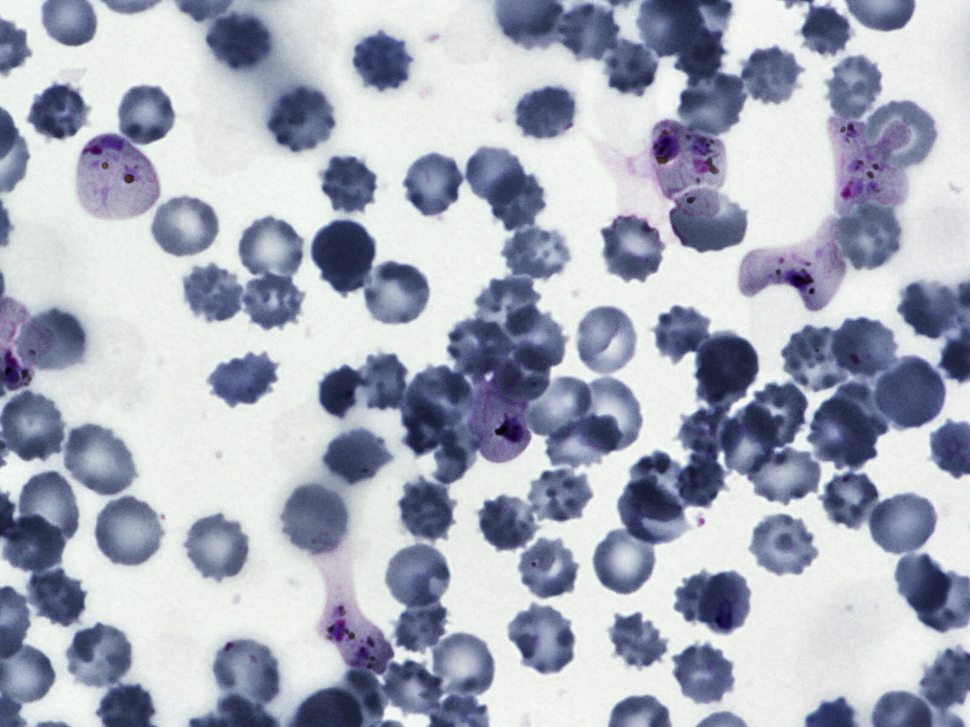
#> input picture a9159b11-ba49-4885-902e-00c8d5095b98.png, 970 x 727 px, shrunk from 1600 x 1200 before the run
$ jupyter execute gaussian_mask_generate.ipynb
#> lines starting #> are read from the running program, lines starting #| are printed output that depends on the picture; after the words box and inside, x2 and y2 are one past the last pixel; in counts of white or black regions, pixels touching at a corner belong together
#> further down, I is the input picture: shape (727, 970, 3); mean B, G, R 188.7, 174.5, 169.6
[cell 1]
import cv2
import matplotlib.pyplot as plt
import numpy as np
def gaussian_mask_generate(I, k, grey_area, ksize=(23, 23), std=13):
#> called with k = 1, ksize = (55, 55), std = 55
    blurred_img = cv2.GaussianBlur(I, ksize, std)
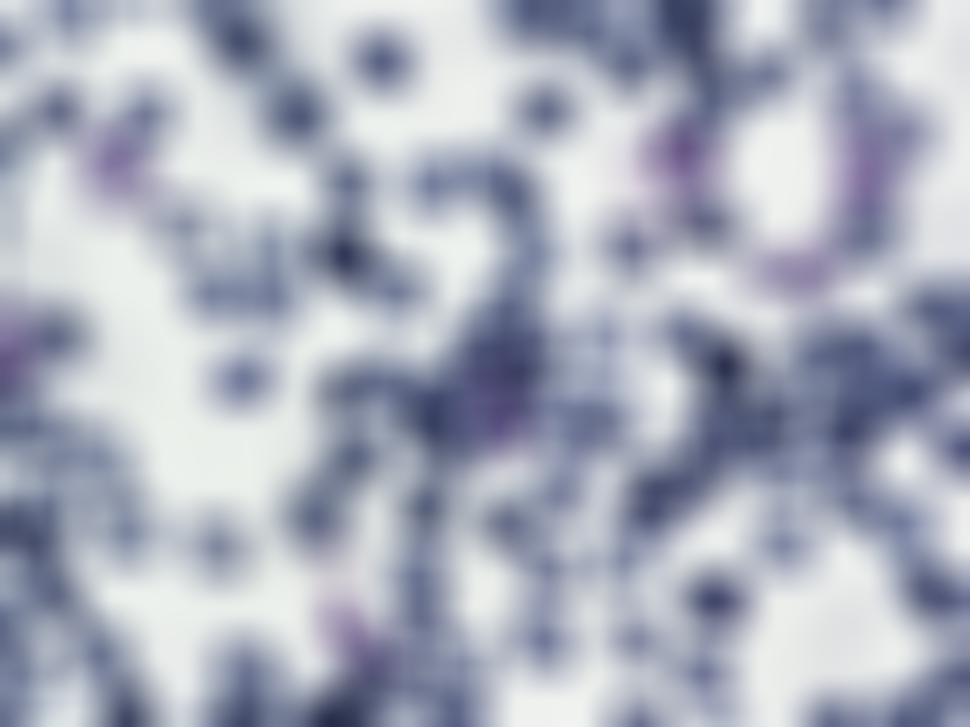
#> blurred_img: shape (727, 970, 3); mean B, G, R 188.7, 174.6, 169.6
    shape1=I.shape[0]//(2**k)
#> shape1 = 363
    shape2=I.shape[1]//(2**k)
#> shape2 = 485
    mask = np.zeros(I.shape, dtype=np.uint8)
    for i in range(len(grey_area)):
        row=grey_area[i]//(2**k)
        col=grey_area[i]-row*(2**k)
        if col==0:
            col=2**k
        col-=1
        startr=row*shape1;endr=(row+1)*shape1
        startc=col*shape2;endc=(col+1)*shape2
        mask[startr:endr,startc:endc,:]=[255, 255, 255]
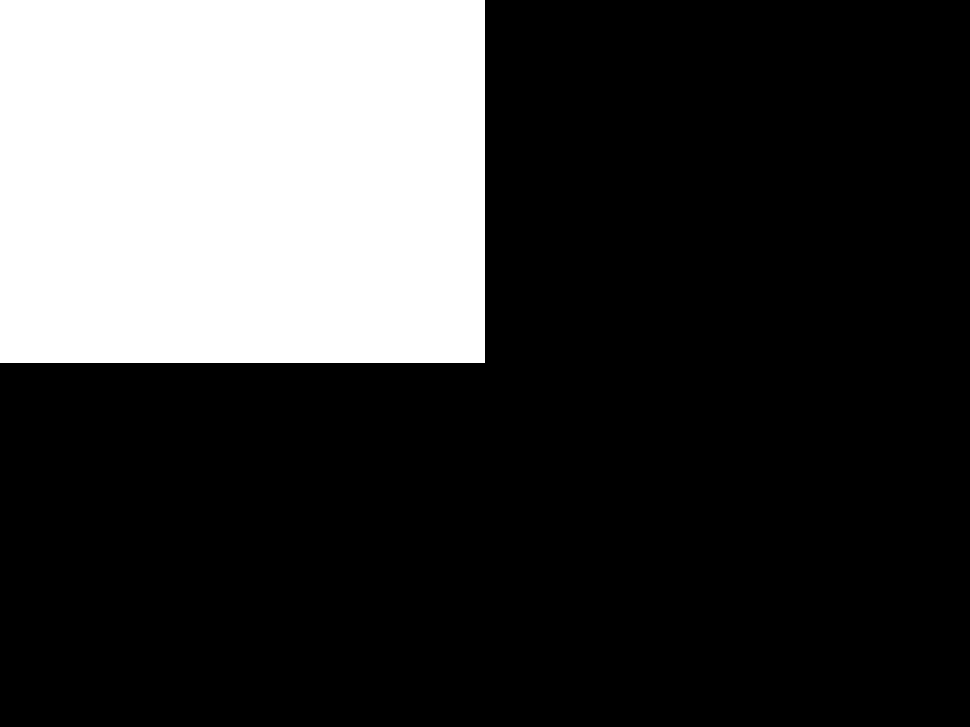
#> mask: shape (727, 970, 3); 25% white; 1 white region, box (x1, y1, x2, y2) and area: (0, 0, 485, 363) 176055
    out = np.where(mask!=np.array([255, 255, 255]), I, blurred_img)
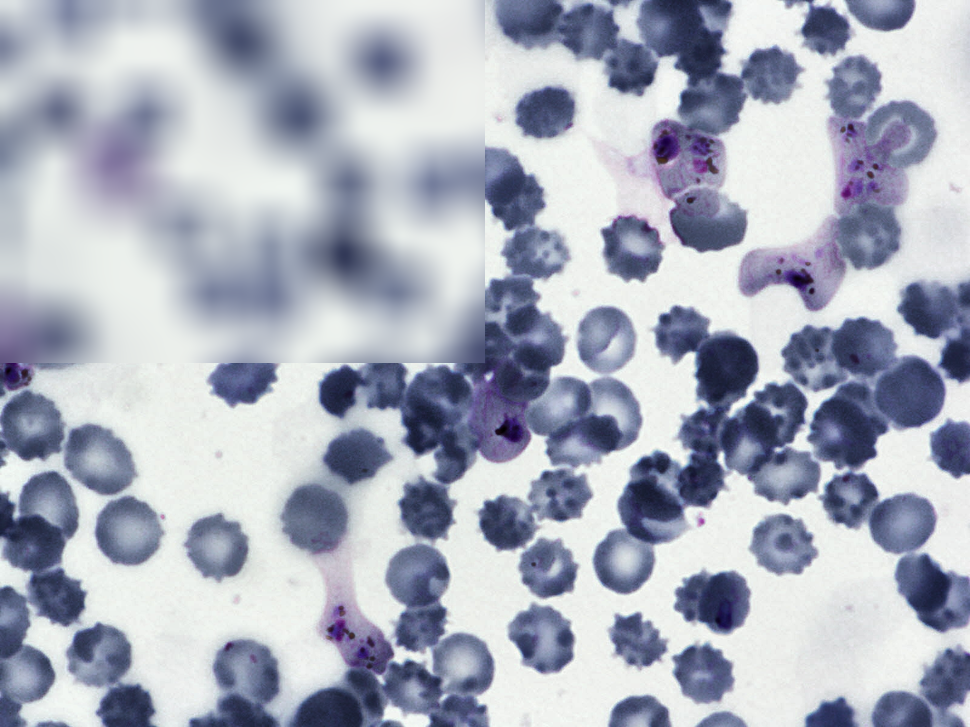
#> out: shape (727, 970, 3); mean of channels 0, 1, 2 188.6, 174.3, 169.4; drawn as B, G, R
    return out

if __name__ == "__main__":
    k=1     ### 2^(2*k)
    grey_area = [1]  ###block number
    I=cv2.imread('./a9159b11-ba49-4885-902e-00c8d5095b98.png')   ###path
    I_m=gaussian_mask_generate(I,k,grey_area, ksize=(55, 55), std=55)
    plt.imshow(I_m)
    plt.show()
    cv2.imwrite("./a9159b11-ba49-4885-902e-00c8d5095b98_mask.png", I_m)

$ run again, with 1f8f08ea-b5b3-4f68-94d4-3cc071b7dce8.png copied over a9159b11-ba49-4885-902e-00c8d5095b98.png
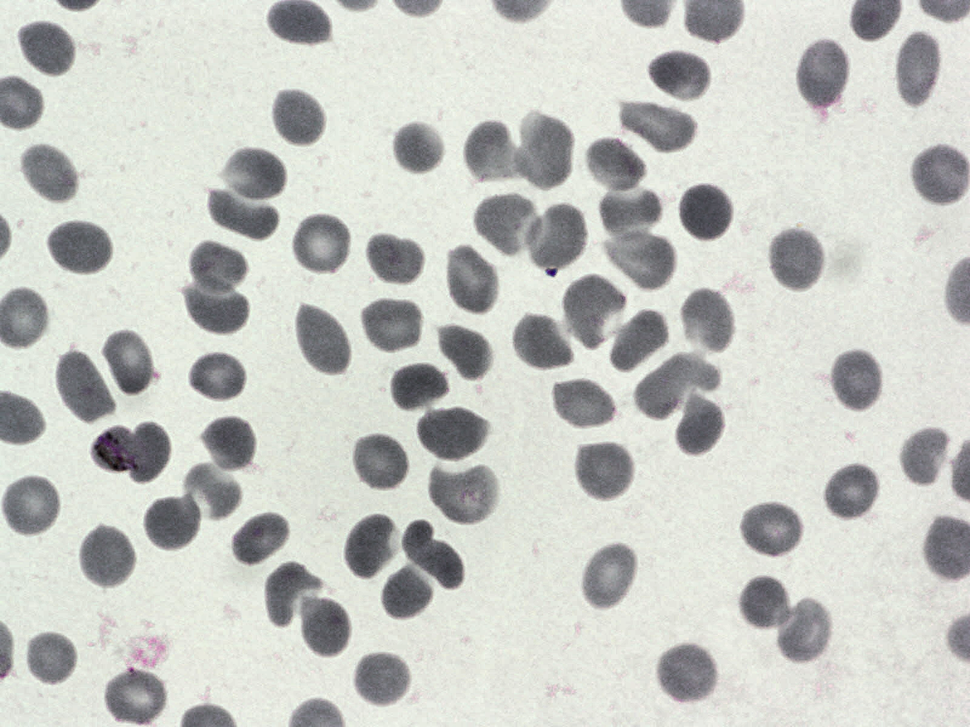
#> input picture 1f8f08ea-b5b3-4f68-94d4-3cc071b7dce8.png, 970 x 727 px, shrunk from 1600 x 1200 before the run
#> I is the input picture: shape (727, 970, 3); mean B, G, R 194.5, 199.3, 197.3
#> in gaussian_mask_generate, `blurred_img = cv2.GaussianBlur(I, ksize, std)`:
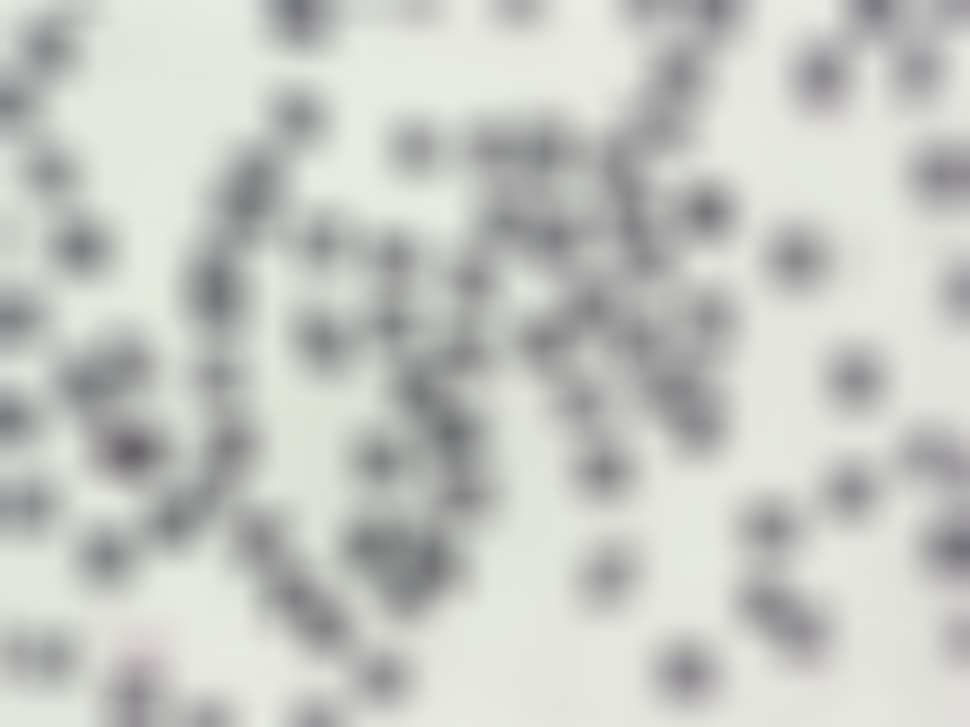
#> blurred_img: shape (727, 970, 3); mean B, G, R 194.5, 199.3, 197.3
#> in gaussian_mask_generate, `out = np.where(mask!=np.array([255, 255, 255]), I, blurred_img)`:
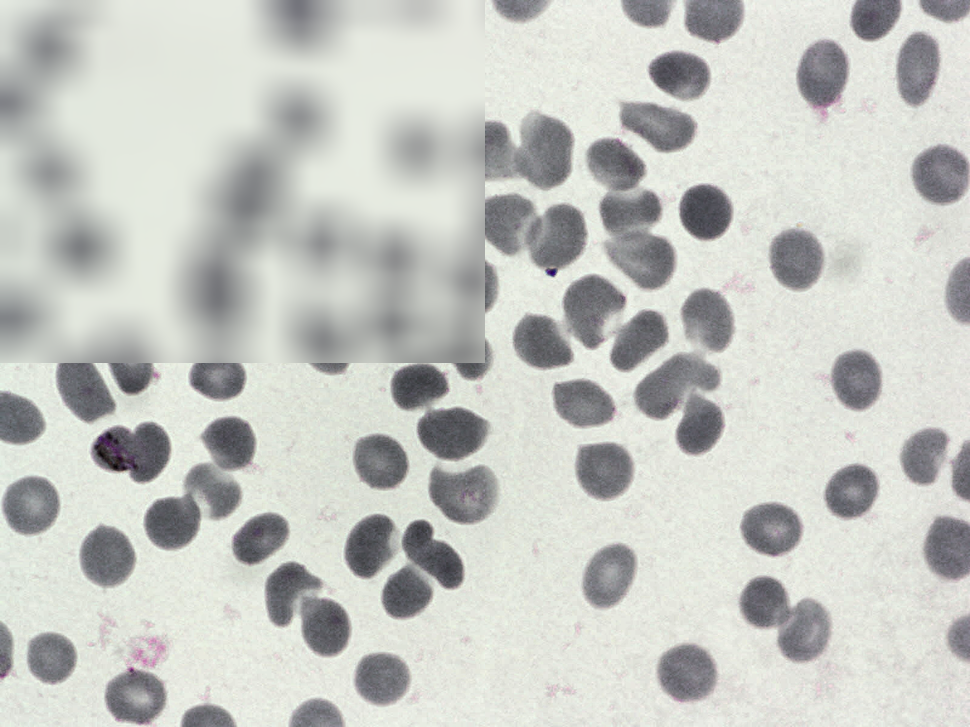
#> out: shape (727, 970, 3); mean of channels 0, 1, 2 194.5, 199.3, 197.3; drawn as B, G, R

$ run again, with XRay.jpeg saved as a9159b11-ba49-4885-902e-00c8d5095b98.png
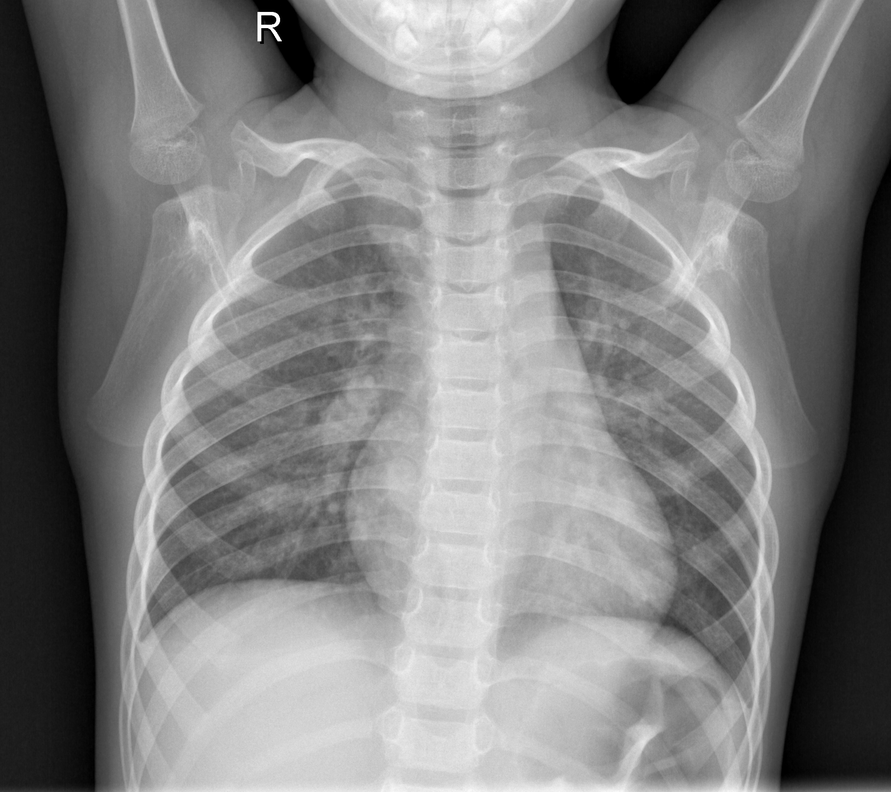
#> input picture XRay.jpeg, 891 x 792 px, shrunk from 2090 x 1858 before the run
#> I is the input picture: shape (792, 891, 3); min 0, max 255, mean 128.9
#> after the loop in gaussian_mask_generate, `for i in range(len(grey_area)):`:
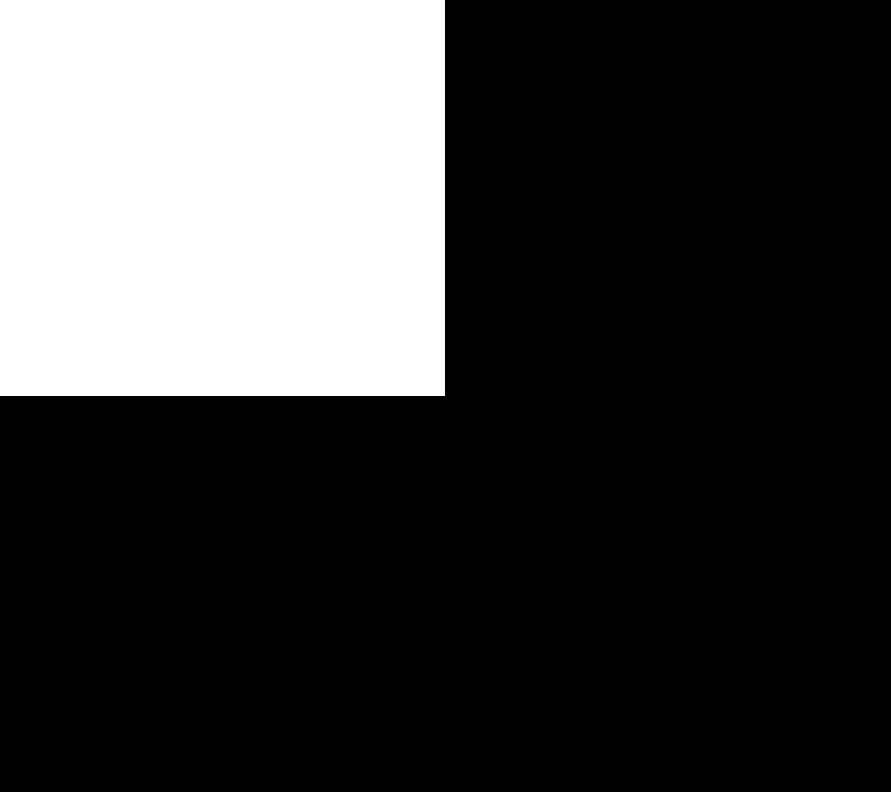
#> mask: shape (792, 891, 3); 25% white; 1 white region, box (x1, y1, x2, y2) and area: (0, 0, 445, 396) 176220
#> in gaussian_mask_generate, `out = np.where(mask!=np.array([255, 255, 255]), I, blurred_img)`:
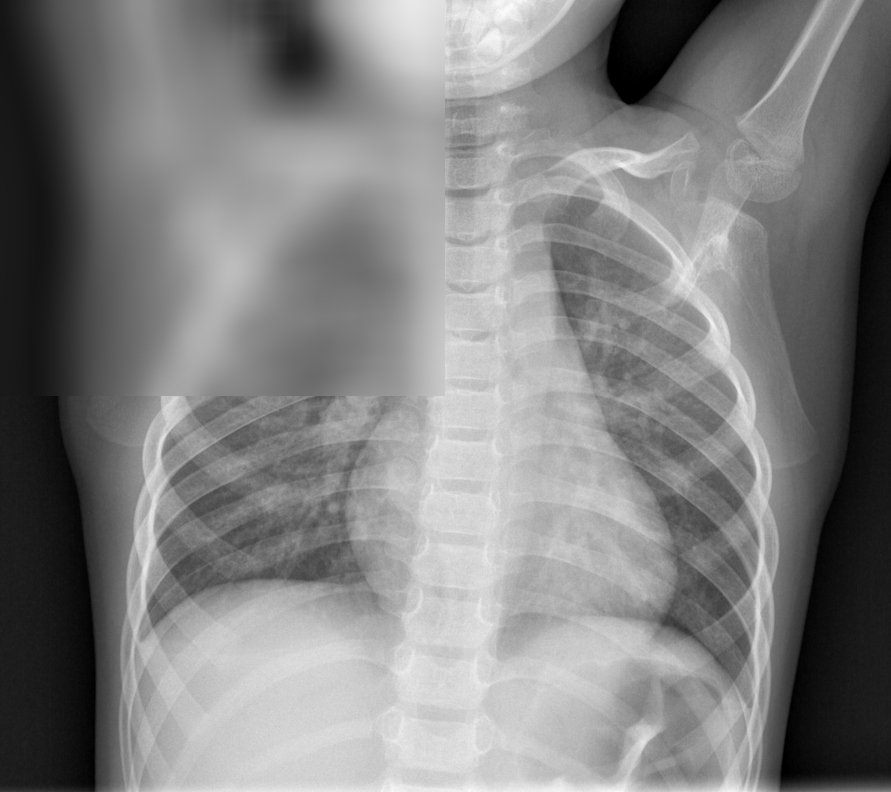
#> out: shape (792, 891, 3); min 0, max 254, mean 128.9
